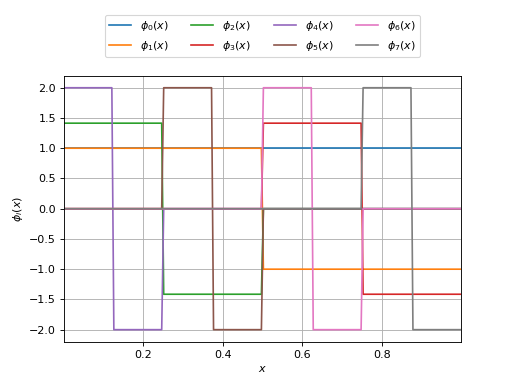

Here is the Python script that generated this plot:
import openturns as ot
import numpy as np
from matplotlib import pyplot as plt
n_functions = 8
function_factory = ot.HaarWaveletFactory()
if function_factory.getClassName() == 'KrawtchoukFactory':
    function_factory = ot.HaarWaveletFactory(n_functions, .5)
functions = [function_factory.build(i) for i in range(n_functions)]
measure = function_factory.getMeasure()
if hasattr(measure, 'getA') and hasattr(measure, 'getB'):
    x_min = measure.getA()
    x_max = measure.getB()
else:
    x_min = measure.computeQuantile(1e-3)[0]
    x_max = measure.computeQuantile(1. - 1e-3)[0]
n_points = 200
meshed_support = np.linspace(x_min, x_max, n_points)
fig = plt.figure()
ax = fig.add_subplot(111)
for i in range(n_functions):
    plt.plot(meshed_support,
             [functions[i](x) for x in meshed_support], lw=1.5,
             label='$\phi_{' + str(i) + '}(x)$')
plt.xlabel('$x$')
plt.ylabel('$\phi_i(x)$')
plt.xlim(x_min, x_max)
plt.grid()
box = ax.get_position()
ax.set_position([box.x0, box.y0, box.width, box.height * 0.9])
plt.legend(loc='upper center', bbox_to_anchor=(.5, 1.25), ncol=4)
